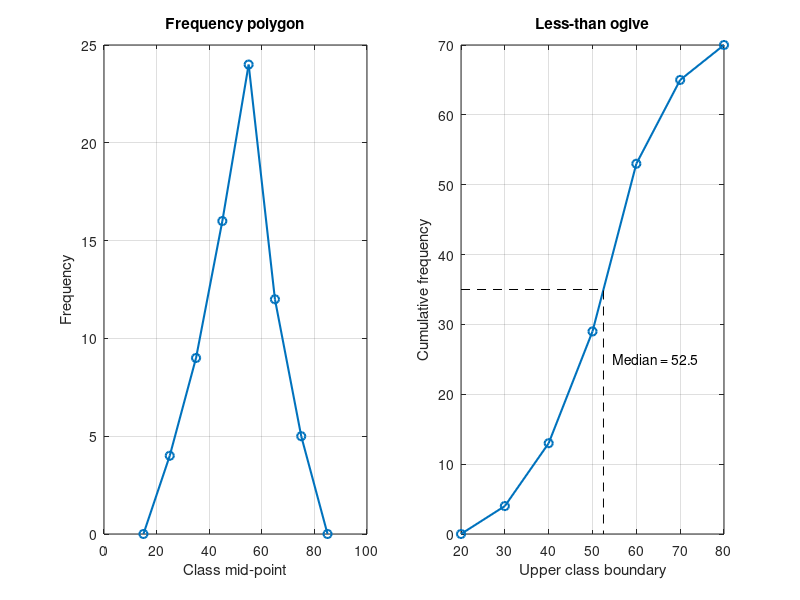

MATLAB code for this plot:
%% Question 5 (Lecture 5): Frequency Curves and Cumulative Frequency (Ogive)
clc; clear; close all;

edges = 20:10:80;  f = [4 9 16 24 12 5];
n   = sum(f);  cf = [0 cumsum(f)];
mid = (edges(1:end-1) + edges(2:end))/2;

fprintf('Less than : %s\n', num2str(edges(2:end)));
fprintf('Cum. f    : %s\n', num2str(cf(2:end)));

figure('Position', [100 100 950 400]);
subplot(1,2,1)                                   % frequency polygon
plot([mid(1)-10, mid, mid(end)+10], [0 f 0], '-o', 'LineWidth', 1.5);
xlabel('Class mid-point'); ylabel('Frequency'); title('Frequency polygon'); grid on

subplot(1,2,2)                                   % less-than ogive
plot(edges, cf, '-o', 'LineWidth', 1.5); hold on
med_graph = interp1(cf, edges, n/2);             % median read from the ogive
plot([edges(1) med_graph med_graph], [n/2 n/2 0], 'k--');
text(med_graph+2, n/2-10, sprintf('Median = %.1f', med_graph));
xlabel('Upper class boundary'); ylabel('Cumulative frequency');
title('Less-than ogive'); grid on

i = find(cf(2:end) >= n/2, 1);                   % median class
h = edges(2) - edges(1);
med_formula = edges(i) + h/f(i)*(n/2 - cf(i));   % 52.5
fprintf('\nMedian from ogive   = %.2f\n', med_graph);
fprintf('Median from formula = %.2f  (class %d-%d)\n', med_formula, edges(i), edges(i+1));
print('-dpng', '-r130', 'images/Q5_frequency_curves.png');
